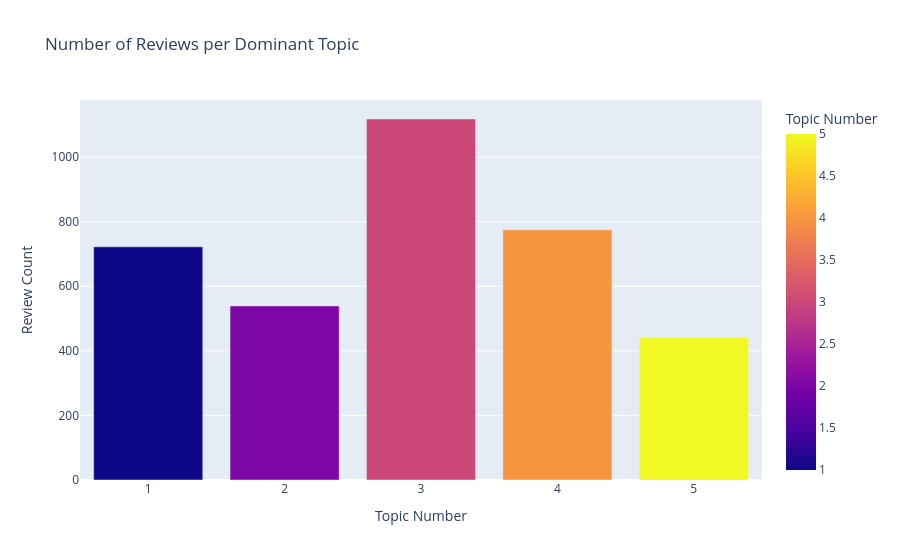

Notebook source saved alongside this figure:
### Code cell
# ── Assign dominant topic to each review ─────────────────────────────────────
# Transform gives an (n_docs x n_topics) matrix of topic proportions per review
doc_topic_matrix = lda.transform(count_matrix)

# The dominant topic is the one with the highest proportion
df["dominant_topic"] = doc_topic_matrix.argmax(axis=1) + 1  # 1-indexed

# Distribution of dominant topics
topic_dist = df["dominant_topic"].value_counts().sort_index().reset_index()
topic_dist.columns = ["topic", "count"]

fig = px.bar(
    topic_dist,
    x="topic",
    y="count",
    color="topic",
    title="Number of Reviews per Dominant Topic",
    labels={"topic": "Topic Number", "count": "Review Count"},
)
fig.show()

print("\nReview counts per dominant topic:")
print(topic_dist.to_string(index=False))

### Figure 1 — Plotly figure (JSON) as saved in the notebook; plotly's stock layout.template omitted (floating-point values rounded to 4 significant figures)
{"data": [{"alignmentgroup": "True", "hovertemplate": "Topic Number=%{marker.color}<br>Review Count=%{y}<extra></extra>", "legendgroup": "", "marker": {"color": [1, 2, 3, 4, 5], "coloraxis": "coloraxis", "pattern": {"shape": ""}}, "name": "", "offsetgroup": "", "orientation": "v", "showlegend": false, "textposition": "auto", "type": "bar", "x": [1, 2, 3, 4, 5], "xaxis": "x", "y": [722, 539, 1118, 775, 441], "yaxis": "y"}], "layout": {"barmode": "relative", "coloraxis": {"colorbar": {"title": {"text": "Topic Number"}}, "colorscale": [[0, "#0d0887"], [0.1111, "#46039f"], [0.2222, "#7201a8"], [0.3333, "#9c179e"], [0.4444, "#bd3786"], [0.5556, "#d8576b"], [0.6667, "#ed7953"], [0.7778, "#fb9f3a"], [0.8889, "#fdca26"], [1, "#f0f921"]]}, "legend": {"tracegroupgap": 0}, "title": {"text": "Number of Reviews per Dominant Topic"}, "xaxis": {"anchor": "y", "domain": [0, 1], "title": {"text": "Topic Number"}}, "yaxis": {"anchor": "x", "domain": [0, 1], "title": {"text": "Review Count"}}}}
